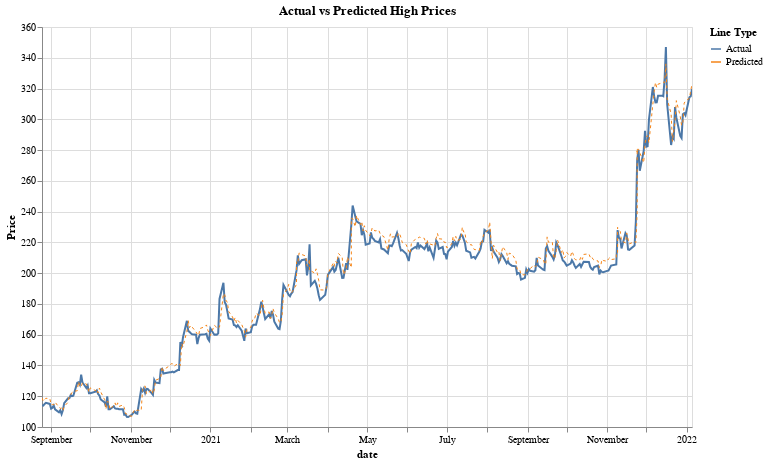

The cell this chart's notebook holds for it:
### Code cell
import altair as alt

alt.themes.enable('fivethirtyeight')

predictions_df['date'] = pd.to_datetime(predictions_df['date'])

predictions_df['label'] = 'Actual'
predictions_df['predicted_label'] = 'Predicted'

# Actual high price line
line1 = alt.Chart(predictions_df).mark_line(strokeWidth=2).encode(
    x='date:T',
    y=alt.Y('y_test:Q', title='Price', scale=alt.Scale(zero=False)),
    color=alt.Color('label:N', legend=alt.Legend(title="Line Type")),
    tooltip=['date', 'y_test', 'y_pred']
)

# Predicted high price line
line2 = alt.Chart(predictions_df).mark_line(strokeWidth=1, strokeDash=[3, 3]).encode(
    x='date:T',
    y=alt.Y('y_pred:Q', title='', scale=alt.Scale(zero=False)),
    color=alt.Color('predicted_label:N', legend=alt.Legend(title="Line Type")),
    tooltip=['date', 'y_test', 'y_pred']
)

# Combine the two lines
chart = alt.layer(line1, line2).properties(
    title='Actual vs Predicted High Prices',
    width=650,
    height=400
).interactive()

chart

### Figure 1 — Vega-Lite specification as saved in the notebook (floating-point values rounded to 4 significant figures; data arrays with more than 128 entries replaced by an {"elided": "..."} marker saying what was removed)
{"usermeta": {"embedOptions": {"theme": "fivethirtyeight"}}, "config": {"view": {"continuousWidth": 300, "continuousHeight": 300}}, "layer": [{"mark": {"type": "line", "strokeWidth": 2}, "encoding": {"color": {"field": "label", "legend": {"title": "Line Type"}, "type": "nominal"}, "tooltip": [{"field": "date", "type": "temporal"}, {"field": "y_test", "type": "quantitative"}, {"field": "y_pred", "type": "quantitative"}], "x": {"field": "date", "type": "temporal"}, "y": {"field": "y_test", "scale": {"zero": false}, "title": "Price", "type": "quantitative"}}, "name": "view_4"}, {"mark": {"type": "line", "strokeDash": [3, 3], "strokeWidth": 1}, "encoding": {"color": {"field": "predicted_label", "legend": {"title": "Line Type"}, "type": "nominal"}, "tooltip": [{"field": "date", "type": "temporal"}, {"field": "y_test", "type": "quantitative"}, {"field": "y_pred", "type": "quantitative"}], "x": {"field": "date", "type": "temporal"}, "y": {"field": "y_pred", "scale": {"zero": false}, "title": "", "type": "quantitative"}}}], "data": {"name": "data-009263089ac029341125e895ef03e234"}, "height": 400, "params": [{"name": "param_4", "select": {"type": "interval", "encodings": ["x", "y"]}, "bind": "scales", "views": ["view_4"]}], "title": "Actual vs Predicted High Prices", "width": 650, "$schema": "https://vega.github.io/schema/vega-lite/v5.8.0.json", "datasets": {"data-009263089ac029341125e895ef03e234": {"elided": "365 records"}}}
